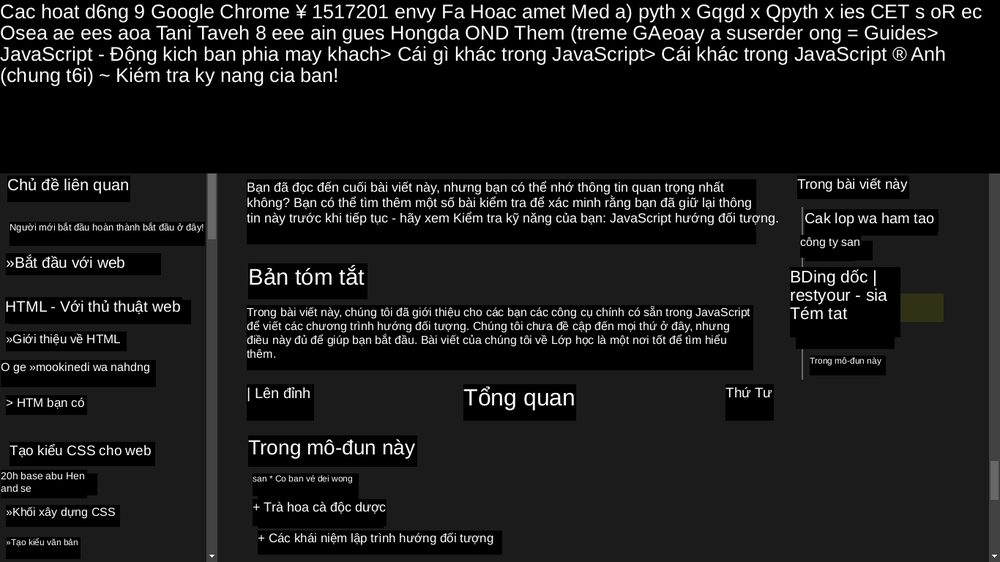
#> input picture images/1.png, 1000 x 562 px, shrunk from 1366 x 768 before the run
$ python main.py
#> lines starting #> are read from the running program, lines starting #| are printed output that depends on the picture; after the words box and inside, x2 and y2 are one past the last pixel; in counts of white or black regions, pixels touching at a corner belong together
from statistics import quantiles
import cv2
import numpy as np


def threshold(imgPath, savePath):
#> called with imgPath = 'images/1.png', savePath = 'images/threshold_1.png'
    img = cv2.imread(imgPath)
#> img is the input picture: shape (562, 1000, 3); mean B, G, R 25.3, 25.4, 25.4
    grayImg = cv2.cvtColor(img, cv2.COLOR_BGR2GRAY)

    binaryImg = cv2.threshold(grayImg, 0, 255, cv2.THRESH_OTSU
                                            | cv2.THRESH_BINARY_INV)[1]
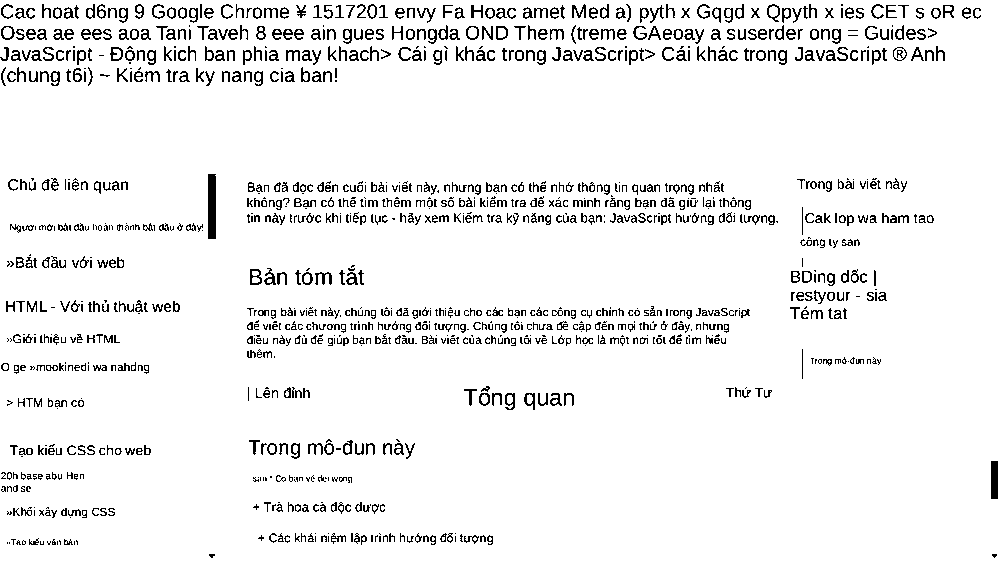
#> binaryImg: shape (562, 1000); 93.8% white; black in thin lines or dots
    cv2.imwrite(savePath, binaryImg)


threshold('images/1.png', 'images/threshold_1.png')
threshold('images/2.png', 'images/threshold_2.png')
#> call 2 of threshold, with imgPath = 'images/2.png', savePath = 'images/threshold_2.png'
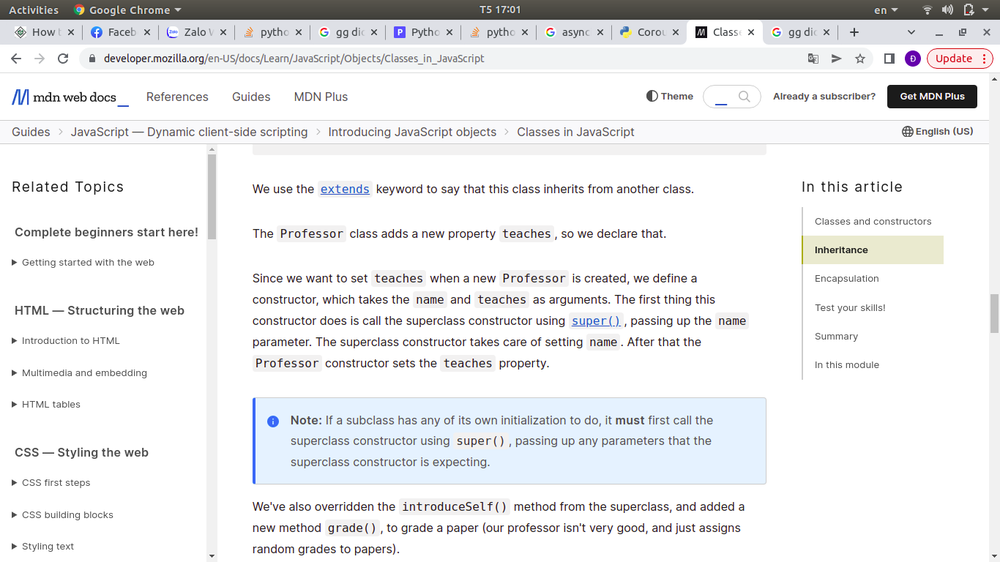
#> input picture images/2.png, 1000 x 562 px, shrunk from 1366 x 768 before the run
#> in threshold, img is the input picture: shape (562, 1000, 3); mean B, G, R 237.1, 235.9, 235.3
#> in threshold (call 2), `binaryImg = cv2.threshold(grayImg, 0, 255, cv2.THRESH_OTSU | cv2.THRES..`:
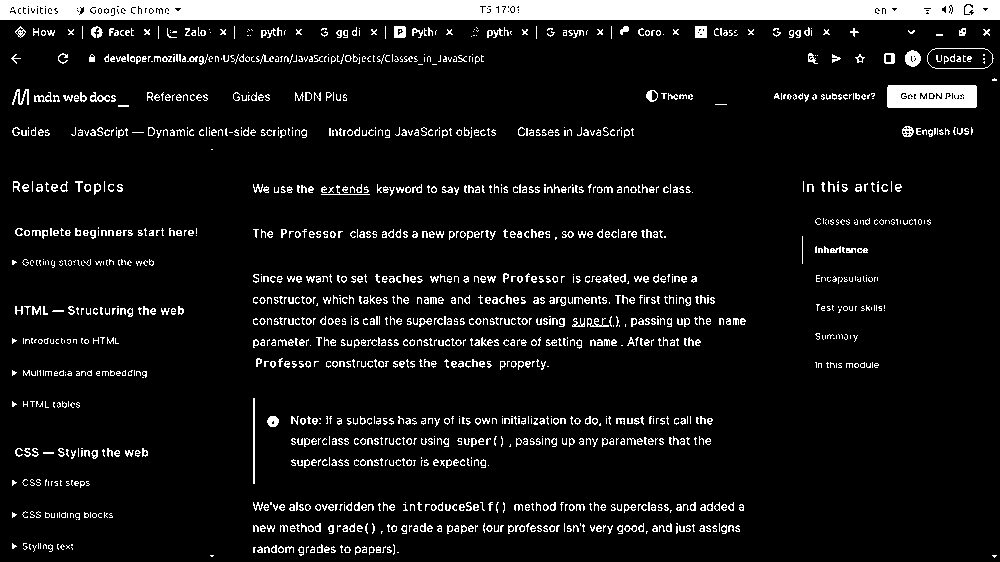
#> binaryImg: shape (562, 1000); 8.6% white; 1487 white regions (870 under 20 px), largest, box (x1, y1, x2, y2) and area: (0, 0, 1000, 20) 19520, (887, 85, 977, 108) 1927, (905, 50, 921, 67) 198
threshold('images/3.png', 'images/threshold_3.png')
#> call 3 of threshold, with imgPath = 'images/3.png', savePath = 'images/threshold_3.png'
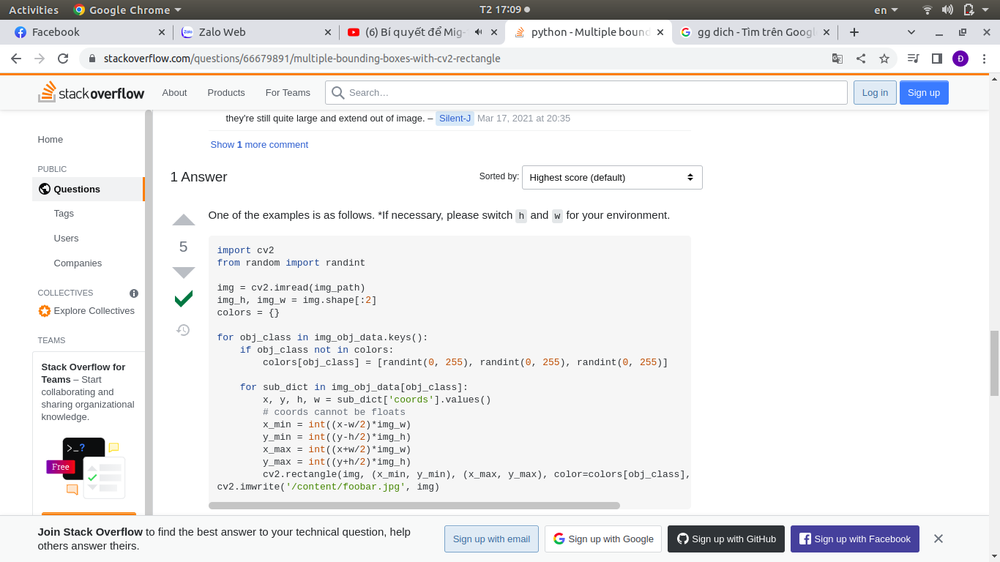
#> input picture images/3.png, 1000 x 562 px, shrunk from 1366 x 768 before the run
#> in threshold, img is the input picture: shape (562, 1000, 3); mean B, G, R 235.5, 234.9, 235.2
#> in threshold (call 3), `grayImg = cv2.cvtColor(img, cv2.COLOR_BGR2GRAY)`:
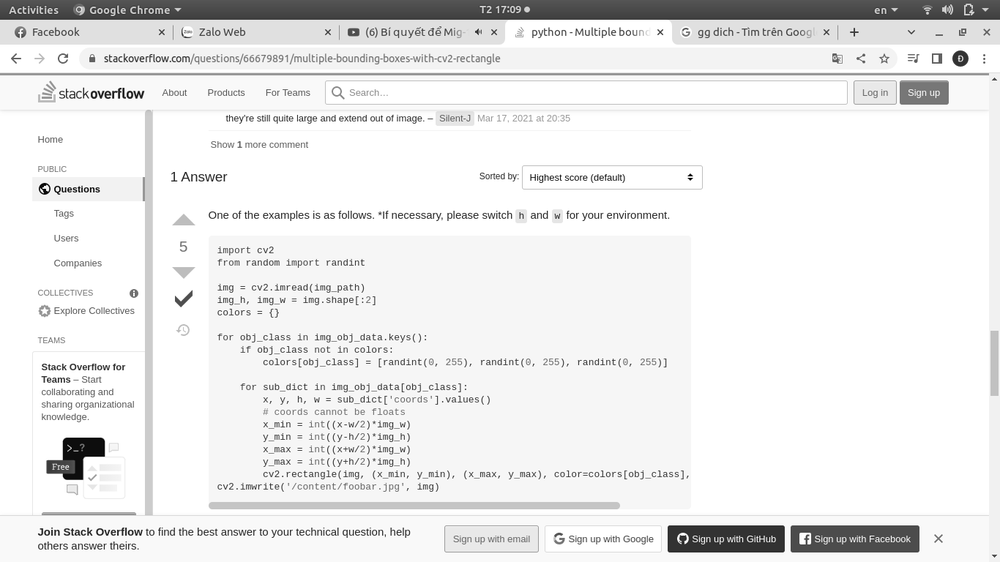
#> grayImg: shape (562, 1000); min 0, max 255, mean 235.1
#> in threshold (call 3), `binaryImg = cv2.threshold(grayImg, 0, 255, cv2.THRESH_OTSU | cv2.THRES..`:
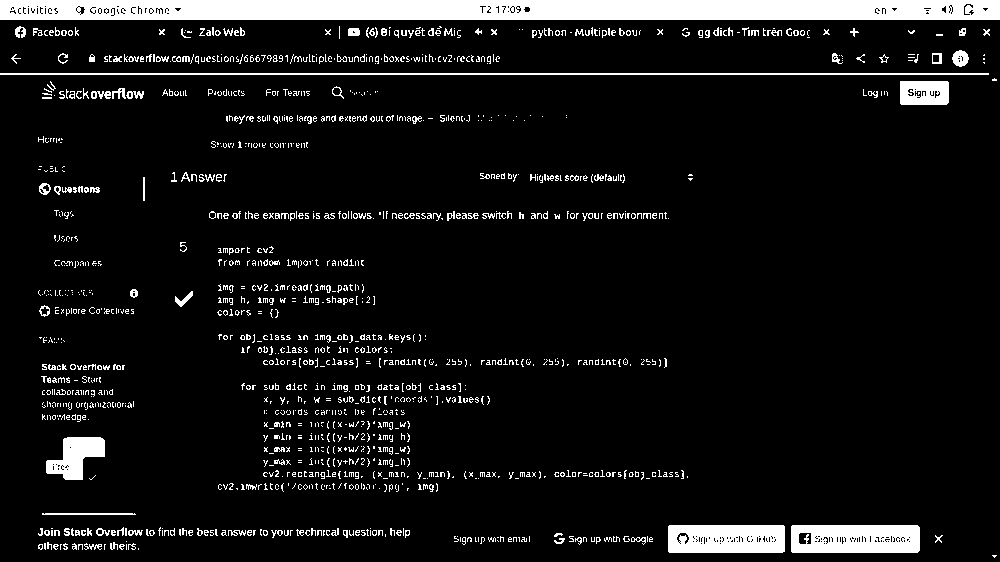
#> binaryImg: shape (562, 1000); 8.4% white; 1345 white regions (1144 under 20 px), largest, box (x1, y1, x2, y2) and area: (0, 0, 1000, 20) 19476, (791, 525, 920, 553) 3335, (668, 525, 785, 553) 3097
threshold('images/4.png', 'images/threshold_4.png')
#> (the run stopped early here; a loop or call above may not have finished)
